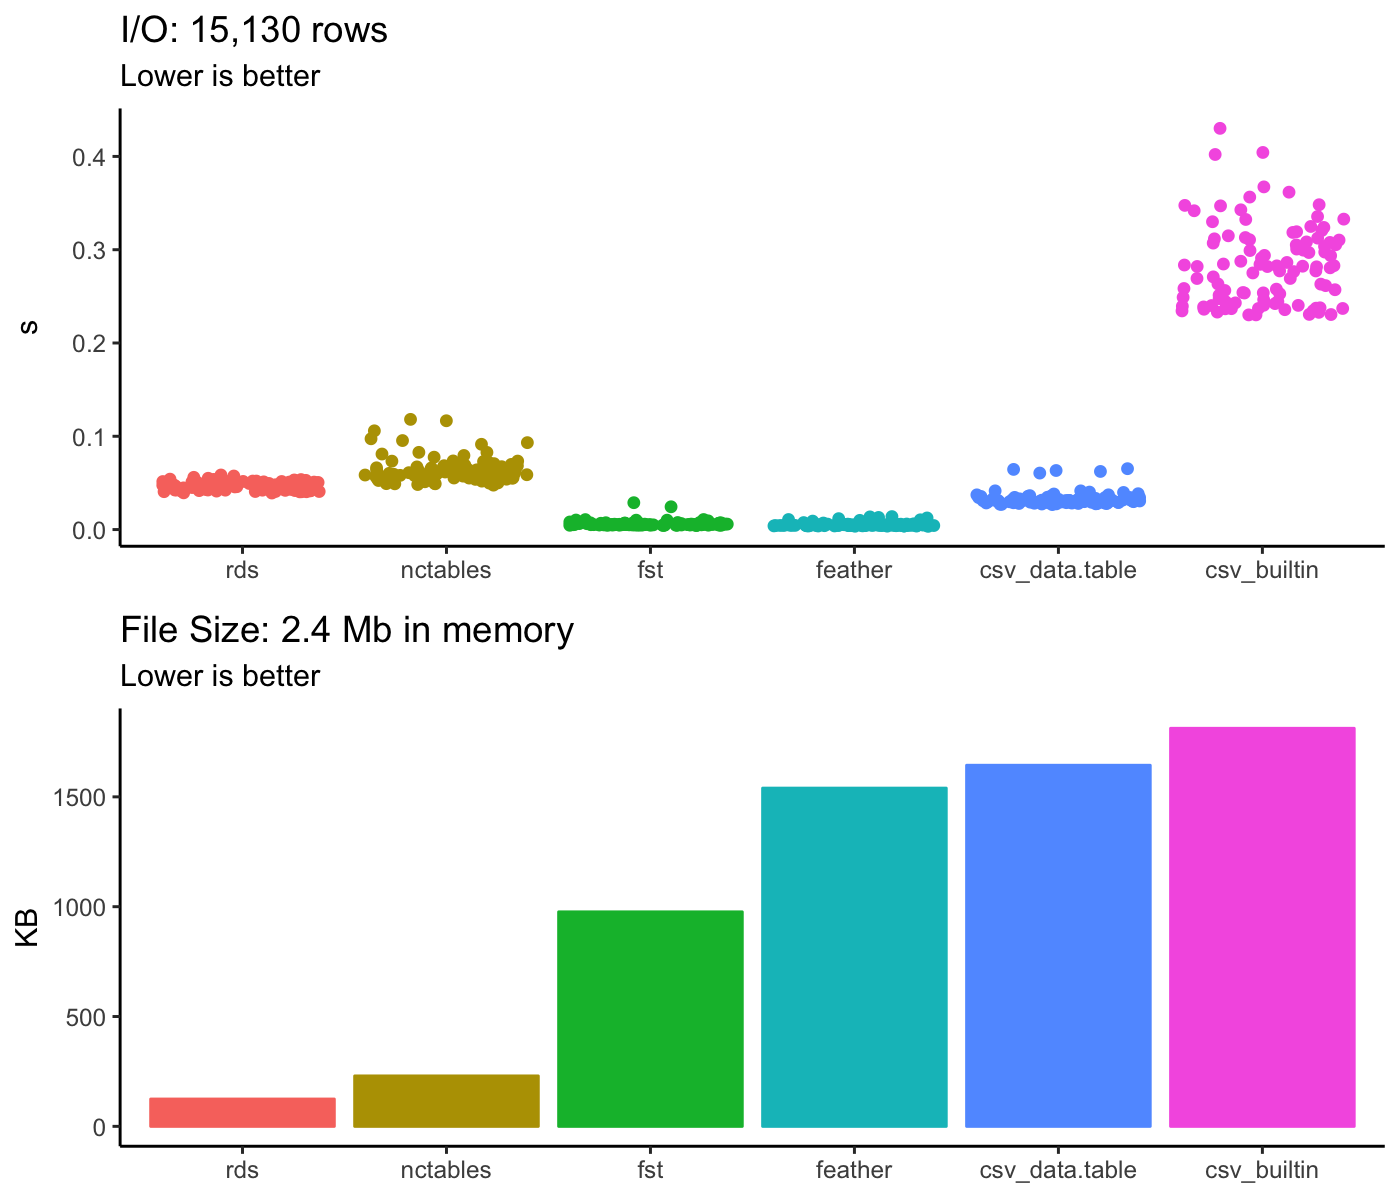

Recreate this plot in R.
#!/usr/bin/env Rscript
# Ben Fasoli

library(data.table)
library(feather)
library(fst)
library(ggplot2)
library(nctables)

df <- as.data.frame(readRDS('data/wbb_aggregated.rds'))
df <- df[rep(seq_len(nrow(df)), each = 100),]


nctables_fun <- function() {
  nct_create(df, 'data/data.nc', 'Time')
  df_nct <- nct_read('data/data.nc')
}

rds_fun <- function() {
  saveRDS(df, 'data/data.rds')
  df_rds <- readRDS('data/data.rds')
}

fst_fun <- function() {
  write_fst(df, 'data/data.fst')
  df_fst <- read_fst('data/data.fst')
}

feather_fun <- function() {
  write_feather(df, 'data/data.feather')
  df_fst <- read_feather('data/data.feather')
}

csv_fun <- function() {
  write.csv(df, 'data/data.csv')
  df_csv <- read.csv('data/data.csv')
}

data.table_fun <- function() {
  fwrite(df, 'data/data_dt.csv')
  df_dt <- fread('data/data_dt.csv')
}


bench <- microbenchmark::microbenchmark(nctables = nctables_fun(),
                                        rds = rds_fun(),
                                        fst = fst_fun(),
                                        feather = feather_fun(),
                                        csv_builtin = csv_fun(),
                                        csv_data.table = data.table_fun(),
                                        times = 100)
sizes <- list(
  nctables = 'data/data.nc',
  rds = utils:::format.object_size(file.info('data/data.rds')$size, 'KB'),
  fst = utils:::format.object_size(file.info('data/data.fst')$size, 'KB'),
  feather = utils:::format.object_size(file.info('data/data.feather')$size, 'KB'),
  csv_builtin = utils:::format.object_size(file.info('data/data.csv')$size, 'KB'),
  csv_data.table = utils:::format.object_size(file.info('data/data_dt.csv')$size, 'KB')
)
sizes <- lapply(sizes, function(x) {
  size <- utils:::format.object_size(file.info(x)$size, 'KB')
  as.numeric(gsub(' .*$', '', size))
})
sizes <- tidyr::gather(as.data.frame(sizes), key, value)

# Use same factor levels for plot sorting
bench$expr <- factor(bench$expr, levels = sort(unique(as.character(bench$expr)), decreasing = T))
sizes$key <- factor(sizes$key, levels = sort(unique(as.character(sizes$key)), decreasing = T))

cowplot::plot_grid(
  nrow = 2,
  align = 'v',
  ggplot(data = bench, aes(x = expr, y = time * 1e-9, color = expr)) +
    geom_jitter(show.legend = F) +
    labs(x = NULL,
         y = 's',
         color = NULL,
         title = glue::glue('I/O: {format(nrow(df), big.mark = ",")} rows'),
         subtitle = 'Lower is better') +
    theme_classic(),
  ggplot(data = sizes, aes(x = key, y = value, color = key, fill = key)) +
    geom_bar(stat = 'identity', show.legend = F) +
    labs(x = NULL,
         y = 'KB',
         color = NULL,
         title = glue::glue('File Size: {format(object.size(df), "MB")} in memory'),
         subtitle = 'Lower is better') +
    theme_classic()
)
ggsave('benchmark.png', width = 7, height = 6, dpi = 200)
